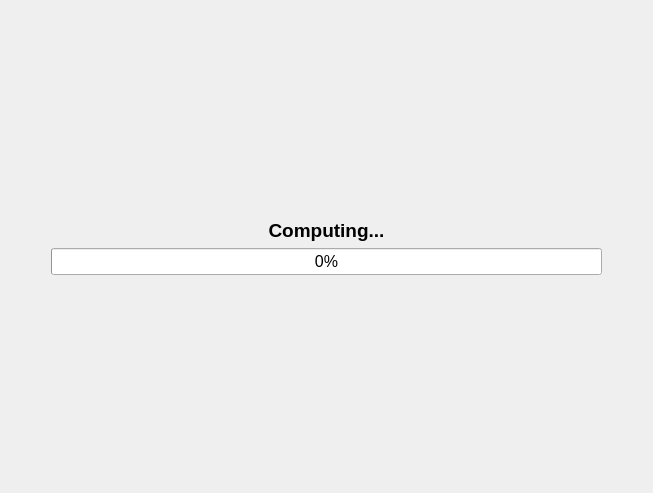
<?xml version="1.0" encoding="UTF-8"?>
<ui version="4.0">
 <class>LoadingScreen</class>
 <widget class="QWidget" name="LoadingScreen">
  <property name="geometry">
   <rect>
    <x>0</x>
    <y>0</y>
    <width>653</width>
    <height>493</height>
   </rect>
  </property>
  <property name="windowTitle">
   <string>LoadingScreen</string>
  </property>
  <property name="styleSheet">
   <string notr="true"/>
  </property>
  <layout class="QGridLayout" name="gridLayout">
   <item row="2" column="2">
    <layout class="QVBoxLayout" name="verticalLayout">
     <item>
      <widget class="QLabel" name="label">
       <property name="font">
        <font>
         <pointsize>14</pointsize>
         <weight>75</weight>
         <bold>true</bold>
        </font>
       </property>
       <property name="text">
        <string>Computing...</string>
       </property>
       <property name="alignment">
        <set>Qt::AlignCenter</set>
       </property>
      </widget>
     </item>
     <item>
      <widget class="QProgressBar" name="progressBar">
       <property name="font">
        <font>
         <pointsize>12</pointsize>
        </font>
       </property>
       <property name="maximum">
        <number>4</number>
       </property>
       <property name="value">
        <number>0</number>
       </property>
      </widget>
     </item>
    </layout>
   </item>
   <item row="2" column="1">
    <spacer name="horizontalSpacer">
     <property name="orientation">
      <enum>Qt::Horizontal</enum>
     </property>
     <property name="sizeType">
      <enum>QSizePolicy::Minimum</enum>
     </property>
     <property name="sizeHint" stdset="0">
      <size>
       <width>40</width>
       <height>20</height>
      </size>
     </property>
    </spacer>
   </item>
   <item row="2" column="3">
    <spacer name="horizontalSpacer_2">
     <property name="orientation">
      <enum>Qt::Horizontal</enum>
     </property>
     <property name="sizeType">
      <enum>QSizePolicy::Minimum</enum>
     </property>
     <property name="sizeHint" stdset="0">
      <size>
       <width>40</width>
       <height>20</height>
      </size>
     </property>
    </spacer>
   </item>
   <item row="3" column="2">
    <spacer name="verticalSpacer_2">
     <property name="orientation">
      <enum>Qt::Vertical</enum>
     </property>
     <property name="sizeType">
      <enum>QSizePolicy::Expanding</enum>
     </property>
     <property name="sizeHint" stdset="0">
      <size>
       <width>20</width>
       <height>40</height>
      </size>
     </property>
    </spacer>
   </item>
   <item row="0" column="2">
    <spacer name="verticalSpacer">
     <property name="orientation">
      <enum>Qt::Vertical</enum>
     </property>
     <property name="sizeType">
      <enum>QSizePolicy::Expanding</enum>
     </property>
     <property name="sizeHint" stdset="0">
      <size>
       <width>20</width>
       <height>40</height>
      </size>
     </property>
    </spacer>
   </item>
  </layout>
 </widget>
 <layoutdefault spacing="6" margin="11"/>
 <resources/>
 <connections/>
</ui>
